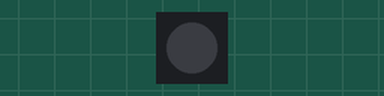
This sketch was run on a simulated Arduino Uno, built with avr-gcc and run on an emulated ATmega328P. Shown: 1 RGB LEDs in strip order, left to right. Dim RGB values are drawn brighter than linear.

Above: at 0.2 s.
At 1.8 s:
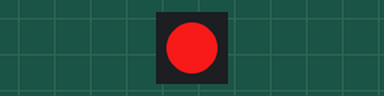
At 3.5 s:
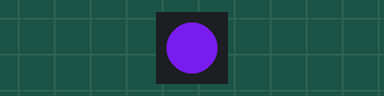
At 4.9 s:
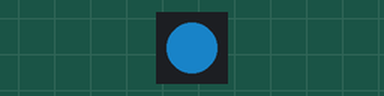
Timing chart, 0 to 5.8 s (numbered marks = the images above):
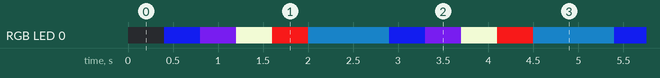

Measured:
- by itself, RGB LED 0: repeats every 2.5 s: RGB(103, 25, 205) 0.40 s, RGB(233, 242, 205) 0.40 s, RGB(233, 23, 23) 0.40 s, RGB(12, 66, 101) 0.90 s, RGB(15, 25, 205) 0.40 s
- by itself, everything shown: repeats every 2.5 s, in 5 steps

The sketch:

NEOPIXEL.ino
```cpp
#include <Adafruit_NeoPixel.h>

int Power = 11;
int PIN  = 12;
#define NUMPIXELS 1

Adafruit_NeoPixel pixels(NUMPIXELS, PIN, NEO_GRB + NEO_KHZ800);

void setup() {
  pixels.begin();
  pinMode(Power,OUTPUT);
  digitalWrite(Power, HIGH);

}

void loop() {
  pixels.clear();
  pixels.setPixelColor(0, pixels.Color(15, 25, 205));
  delay(400);
  pixels.show();
  pixels.clear();
  pixels.setPixelColor(0, pixels.Color(103, 25, 205));
  delay(400);
  pixels.show();
  pixels.clear();
  pixels.setPixelColor(0, pixels.Color(233, 242, 205));
  delay(400);
  pixels.show();
  pixels.clear();
  pixels.setPixelColor(0, pixels.Color(233, 23, 23));
  delay(400);
  pixels.show();
  pixels.clear();
  pixels.setPixelColor(0, pixels.Color(12, 66, 101));
  delay(400);
  pixels.show();
  delay(500);

}
```
